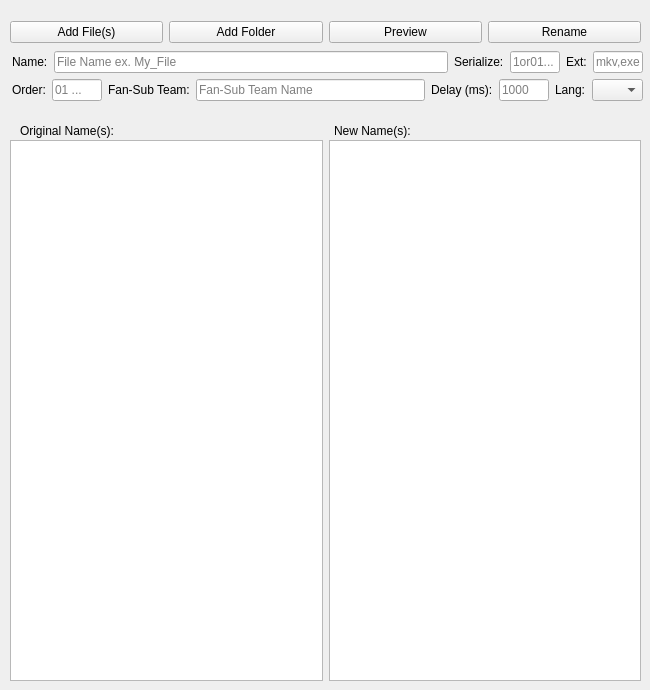
<?xml version="1.0" encoding="UTF-8"?>
<ui version="4.0">
 <class>Form</class>
 <widget class="QWidget" name="Form">
  <property name="geometry">
   <rect>
    <x>0</x>
    <y>0</y>
    <width>650</width>
    <height>690</height>
   </rect>
  </property>
  <property name="windowTitle">
   <string>Form</string>
  </property>
  <widget class="QWidget" name="">
   <property name="geometry">
    <rect>
     <x>20</x>
     <y>120</y>
     <width>391</width>
     <height>22</height>
    </rect>
   </property>
   <layout class="QHBoxLayout" name="horizontalLayout_3">
    <item>
     <widget class="QLabel" name="label_8">
      <property name="text">
       <string>Original Name(s):</string>
      </property>
     </widget>
    </item>
    <item>
     <spacer name="horizontalSpacer">
      <property name="orientation">
       <enum>Qt::Horizontal</enum>
      </property>
      <property name="sizeHint" stdset="0">
       <size>
        <width>178</width>
        <height>20</height>
       </size>
      </property>
     </spacer>
    </item>
    <item>
     <widget class="QLabel" name="label_9">
      <property name="text">
       <string>New Name(s):</string>
      </property>
     </widget>
    </item>
   </layout>
  </widget>
  <widget class="QWidget" name="">
   <property name="geometry">
    <rect>
     <x>10</x>
     <y>140</y>
     <width>631</width>
     <height>541</height>
    </rect>
   </property>
   <layout class="QHBoxLayout" name="horizontalLayout_4">
    <item>
     <widget class="QListWidget" name="listWidget">
      <property name="editTriggers">
       <set>QAbstractItemView::DoubleClicked|QAbstractItemView::EditKeyPressed</set>
      </property>
      <property name="selectionMode">
       <enum>QAbstractItemView::ExtendedSelection</enum>
      </property>
      <property name="viewMode">
       <enum>QListView::ListMode</enum>
      </property>
      <property name="uniformItemSizes">
       <bool>false</bool>
      </property>
      <property name="selectionRectVisible">
       <bool>false</bool>
      </property>
     </widget>
    </item>
    <item>
     <widget class="QListView" name="listView"/>
    </item>
   </layout>
  </widget>
  <widget class="QWidget" name="">
   <property name="geometry">
    <rect>
     <x>10</x>
     <y>20</y>
     <width>631</width>
     <height>25</height>
    </rect>
   </property>
   <layout class="QHBoxLayout" name="horizontalLayout_5">
    <item>
     <widget class="QPushButton" name="addfile_btn">
      <property name="text">
       <string>Add File(s)</string>
      </property>
     </widget>
    </item>
    <item>
     <widget class="QPushButton" name="addfolder_btn">
      <property name="text">
       <string>Add Folder</string>
      </property>
     </widget>
    </item>
    <item>
     <widget class="QPushButton" name="preview_btn">
      <property name="text">
       <string>Preview</string>
      </property>
     </widget>
    </item>
    <item>
     <widget class="QPushButton" name="rename_btn">
      <property name="text">
       <string>Rename</string>
      </property>
     </widget>
    </item>
   </layout>
  </widget>
  <widget class="QWidget" name="">
   <property name="geometry">
    <rect>
     <x>12</x>
     <y>51</y>
     <width>631</width>
     <height>52</height>
    </rect>
   </property>
   <layout class="QVBoxLayout" name="verticalLayout">
    <item>
     <layout class="QHBoxLayout" name="horizontalLayout">
      <item>
       <widget class="QLabel" name="label">
        <property name="text">
         <string>Name:</string>
        </property>
       </widget>
      </item>
      <item>
       <widget class="QLineEdit" name="name_LE">
        <property name="placeholderText">
         <string>File Name ex. My_File</string>
        </property>
       </widget>
      </item>
      <item>
       <widget class="QLabel" name="label_5">
        <property name="text">
         <string>Serialize:</string>
        </property>
       </widget>
      </item>
      <item>
       <widget class="QLineEdit" name="serial_LE">
        <property name="maximumSize">
         <size>
          <width>50</width>
          <height>16777215</height>
         </size>
        </property>
        <property name="placeholderText">
         <string>1or01...</string>
        </property>
       </widget>
      </item>
      <item>
       <widget class="QLabel" name="label_7">
        <property name="text">
         <string>Ext:</string>
        </property>
       </widget>
      </item>
      <item>
       <widget class="QLineEdit" name="ext_LE">
        <property name="maximumSize">
         <size>
          <width>50</width>
          <height>16777215</height>
         </size>
        </property>
        <property name="placeholderText">
         <string>mkv,exe</string>
        </property>
       </widget>
      </item>
     </layout>
    </item>
    <item>
     <layout class="QHBoxLayout" name="horizontalLayout_2">
      <item>
       <widget class="QLabel" name="label_3">
        <property name="text">
         <string>Order:</string>
        </property>
       </widget>
      </item>
      <item>
       <widget class="QLineEdit" name="order_LE">
        <property name="maximumSize">
         <size>
          <width>50</width>
          <height>16777215</height>
         </size>
        </property>
        <property name="placeholderText">
         <string>01 ...</string>
        </property>
       </widget>
      </item>
      <item>
       <widget class="QLabel" name="label_2">
        <property name="text">
         <string>Fan-Sub Team:</string>
        </property>
       </widget>
      </item>
      <item>
       <widget class="QLineEdit" name="fansub_LE">
        <property name="placeholderText">
         <string>Fan-Sub Team Name</string>
        </property>
       </widget>
      </item>
      <item>
       <widget class="QLabel" name="label_4">
        <property name="text">
         <string>Delay (ms):</string>
        </property>
       </widget>
      </item>
      <item>
       <widget class="QLineEdit" name="delay_LE">
        <property name="maximumSize">
         <size>
          <width>50</width>
          <height>16777215</height>
         </size>
        </property>
        <property name="placeholderText">
         <string>1000</string>
        </property>
       </widget>
      </item>
      <item>
       <widget class="QLabel" name="label_6">
        <property name="text">
         <string>Lang:</string>
        </property>
       </widget>
      </item>
      <item>
       <widget class="QComboBox" name="lang_chbox">
        <item>
         <property name="text">
          <string/>
         </property>
        </item>
        <item>
         <property name="text">
          <string>Ara</string>
         </property>
        </item>
        <item>
         <property name="text">
          <string>Eng</string>
         </property>
        </item>
        <item>
         <property name="text">
          <string>Jap</string>
         </property>
        </item>
       </widget>
      </item>
     </layout>
    </item>
   </layout>
  </widget>
 </widget>
 <resources/>
 <connections/>
</ui>
